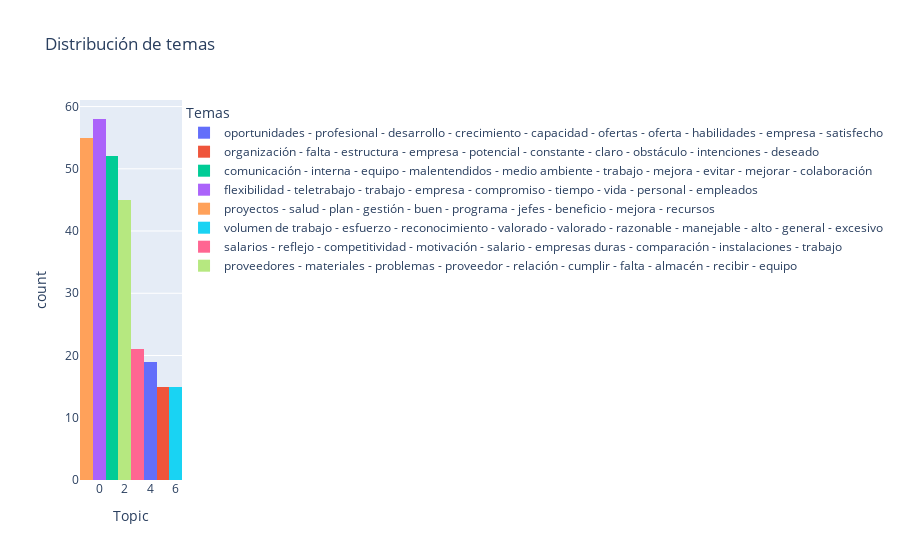

The code cell stored with this chart in its notebook:
### Code cell
# Create a countplot using Plotly Express histogram
fig = px.histogram(df3, x='Topic', color='Topic_es', labels={"Topic_es": "Temas"} , title='Distribución de temas')
fig.update_layout(barmode='stack')  # Set barmode to 'count' for countplot effect
fig.update_xaxes(categoryorder='total descending')
fig.show()

### Figure 1 — Plotly figure (JSON) as saved in the notebook; plotly's stock layout.template omitted (floating-point values rounded to 4 significant figures)
{"data": [{"alignmentgroup": "True", "bingroup": "x", "hovertemplate": "Temas=oportunidades - profesional - desarrollo - crecimiento - capacidad - ofertas - oferta - habilidades - empresa - satisfecho<br>Topic=%{x}<br>count=%{y}<extra></extra>", "legendgroup": "oportunidades - profesional - desarrollo - crecimiento - capacidad - ofertas - oferta - habilidades - empresa - satisfecho", "marker": {"color": "#636efa", "pattern": {"shape": ""}}, "name": "oportunidades - profesional - desarrollo - crecimiento - capacidad - ofertas - oferta - habilidades - empresa - satisfecho", "offsetgroup": "oportunidades - profesional - desarrollo - crecimiento - capacidad - ofertas - oferta - habilidades - empresa - satisfecho", "orientation": "v", "showlegend": true, "type": "histogram", "x": [4, 4, 4, 4, 4, 4, 4, 4, 4, 4, 4, 4, 4, 4, 4, 4, 4, 4, 4], "xaxis": "x", "yaxis": "y"}, {"alignmentgroup": "True", "bingroup": "x", "hovertemplate": "Temas=organización - falta - estructura - empresa - potencial - constante - claro - obstáculo - intenciones - deseado<br>Topic=%{x}<br>count=%{y}<extra></extra>", "legendgroup": "organización - falta - estructura - empresa - potencial - constante - claro - obstáculo - intenciones - deseado", "marker": {"color": "#EF553B", "pattern": {"shape": ""}}, "name": "organización - falta - estructura - empresa - potencial - constante - claro - obstáculo - intenciones - deseado", "offsetgroup": "organización - falta - estructura - empresa - potencial - constante - claro - obstáculo - intenciones - deseado", "orientation": "v", "showlegend": true, "type": "histogram", "x": [5, 5, 5, 5, 5, 5, 5, 5, 5, 5, 5, 5, 5, 5, 5], "xaxis": "x", "yaxis": "y"}, {"alignmentgroup": "True", "bingroup": "x", "hovertemplate": "Temas=comunicación - interna - equipo - malentendidos - medio ambiente - trabajo - mejora - evitar - mejorar - colaboración<br>Topic=%{x}<br>count=%{y}<extra></extra>", "legendgroup": "comunicación - interna - equipo - malentendidos - medio ambiente - trabajo - mejora - evitar - mejorar - colaboración", "marker": {"color": "#00cc96", "pattern": {"shape": ""}}, "name": "comunicación - interna - equipo - malentendidos - medio ambiente - trabajo - mejora - evitar - mejorar - colaboración", "offsetgroup": "comunicación - interna - equipo - malentendidos - medio ambiente - trabajo - mejora - evitar - mejorar - colaboración", "orientation": "v", "showlegend": true, "type": "histogram", "x": [1, 1, 1, 1, 1, 1, 1, 1, 1, 1, 1, 1, 1, 1, 1, 1, 1, 1, 1, 1, 1, 1, 1, 1, 1, 1, 1, 1, 1, 1, 1, 1, 1, 1, 1, 1, 1, 1, 1, 1, 1, 1, 1, 1, 1, 1, 1, 1, 1, 1, 1, 1], "xaxis": "x", "yaxis": "y"}, {"alignmentgroup": "True", "bingroup": "x", "hovertemplate": "Temas=flexibilidad - teletrabajo - trabajo - empresa - compromiso - tiempo - vida - personal - empleados<br>Topic=%{x}<br>count=%{y}<extra></extra>", "legendgroup": "flexibilidad - teletrabajo - trabajo - empresa - compromiso - tiempo - vida - personal - empleados", "marker": {"color": "#ab63fa", "pattern": {"shape": ""}}, "name": "flexibilidad - teletrabajo - trabajo - empresa - compromiso - tiempo - vida - personal - empleados", "offsetgroup": "flexibilidad - teletrabajo - trabajo - empresa - compromiso - tiempo - vida - personal - empleados", "orientation": "v", "showlegend": true, "type": "histogram", "x": [0, 0, 0, 0, 0, 0, 0, 0, 0, 0, 0, 0, 0, 0, 0, 0, 0, 0, 0, 0, 0, 0, 0, 0, 0, 0, 0, 0, 0, 0, 0, 0, 0, 0, 0, 0, 0, 0, 0, 0, 0, 0, 0, 0, 0, 0, 0, 0, 0, 0, 0, 0, 0, 0, 0, 0, 0, 0], "xaxis": "x", "yaxis": "y"}, {"alignmentgroup": "True", "bingroup": "x", "hovertemplate": "Temas=proyectos - salud - plan - gestión - buen - programa - jefes - beneficio - mejora - recursos<br>Topic=%{x}<br>count=%{y}<extra></extra>", "legendgroup": "proyectos - salud - plan - gestión - buen - programa - jefes - beneficio - mejora - recursos", "marker": {"color": "#FFA15A", "pattern": {"shape": ""}}, "name": "proyectos - salud - plan - gestión - buen - programa - jefes - beneficio - mejora - recursos", "offsetgroup": "proyectos - salud - plan - gestión - buen - programa - jefes - beneficio - mejora - recursos", "orientation": "v", "showlegend": true, "type": "histogram", "x": [-1, -1, -1, -1, -1, -1, -1, -1, -1, -1, -1, -1, -1, -1, -1, -1, -1, -1, -1, -1, -1, -1, -1, -1, -1, -1, -1, -1, -1, -1, -1, -1, -1, -1, -1, -1, -1, -1, -1, -1, -1, -1, -1, -1, -1, -1, -1, -1, -1, -1, -1, -1, -1, -1, -1], "xaxis": "x", "yaxis": "y"}, {"alignmentgroup": "True", "bingroup": "x", "hovertemplate": "Temas=volumen de trabajo - esfuerzo - reconocimiento - valorado - valorado - razonable - manejable - alto - general - excesivo<br>Topic=%{x}<br>count=%{y}<extra></extra>", "legendgroup": "volumen de trabajo - esfuerzo - reconocimiento - valorado - valorado - razonable - manejable - alto - general - excesivo", "marker": {"color": "#19d3f3", "pattern": {"shape": ""}}, "name": "volumen de trabajo - esfuerzo - reconocimiento - valorado - valorado - razonable - manejable - alto - general - excesivo", "offsetgroup": "volumen de trabajo - esfuerzo - reconocimiento - valorado - valorado - razonable - manejable - alto - general - excesivo", "orientation": "v", "showlegend": true, "type": "histogram", "x": [6, 6, 6, 6, 6, 6, 6, 6, 6, 6, 6, 6, 6, 6, 6], "xaxis": "x", "yaxis": "y"}, {"alignmentgroup": "True", "bingroup": "x", "hovertemplate": "Temas=salarios - reflejo - competitividad - motivación - salario - empresas duras - comparación - instalaciones - trabajo<br>Topic=%{x}<br>count=%{y}<extra></extra>", "legendgroup": "salarios - reflejo - competitividad - motivación - salario - empresas duras - comparación - instalaciones - trabajo", "marker": {"color": "#FF6692", "pattern": {"shape": ""}}, "name": "salarios - reflejo - competitividad - motivación - salario - empresas duras - comparación - instalaciones - trabajo", "offsetgroup": "salarios - reflejo - competitividad - motivación - salario - empresas duras - comparación - instalaciones - trabajo", "orientation": "v", "showlegend": true, "type": "histogram", "x": [3, 3, 3, 3, 3, 3, 3, 3, 3, 3, 3, 3, 3, 3, 3, 3, 3, 3, 3, 3, 3], "xaxis": "x", "yaxis": "y"}, {"alignmentgroup": "True", "bingroup": "x", "hovertemplate": "Temas=proveedores - materiales - problemas - proveedor - relación - cumplir - falta - almacén - recibir - equipo<br>Topic=%{x}<br>count=%{y}<extra></extra>", "legendgroup": "proveedores - materiales - problemas - proveedor - relación - cumplir - falta - almacén - recibir - equipo", "marker": {"color": "#B6E880", "pattern": {"shape": ""}}, "name": "proveedores - materiales - problemas - proveedor - relación - cumplir - falta - almacén - recibir - equipo", "offsetgroup": "proveedores - materiales - problemas - proveedor - relación - cumplir - falta - almacén - recibir - equipo", "orientation": "v", "showlegend": true, "type": "histogram", "x": [2, 2, 2, 2, 2, 2, 2, 2, 2, 2, 2, 2, 2, 2, 2, 2, 2, 2, 2, 2, 2, 2, 2, 2, 2, 2, 2, 2, 2, 2, 2, 2, 2, 2, 2, 2, 2, 2, 2, 2, 2, 2, 2, 2, 2], "xaxis": "x", "yaxis": "y"}], "layout": {"barmode": "stack", "legend": {"title": {"text": "Temas"}, "tracegroupgap": 0}, "title": {"text": "Distribución de temas"}, "xaxis": {"anchor": "y", "categoryorder": "total descending", "domain": [0, 1], "title": {"text": "Topic"}}, "yaxis": {"anchor": "x", "domain": [0, 1], "title": {"text": "count"}}}}
